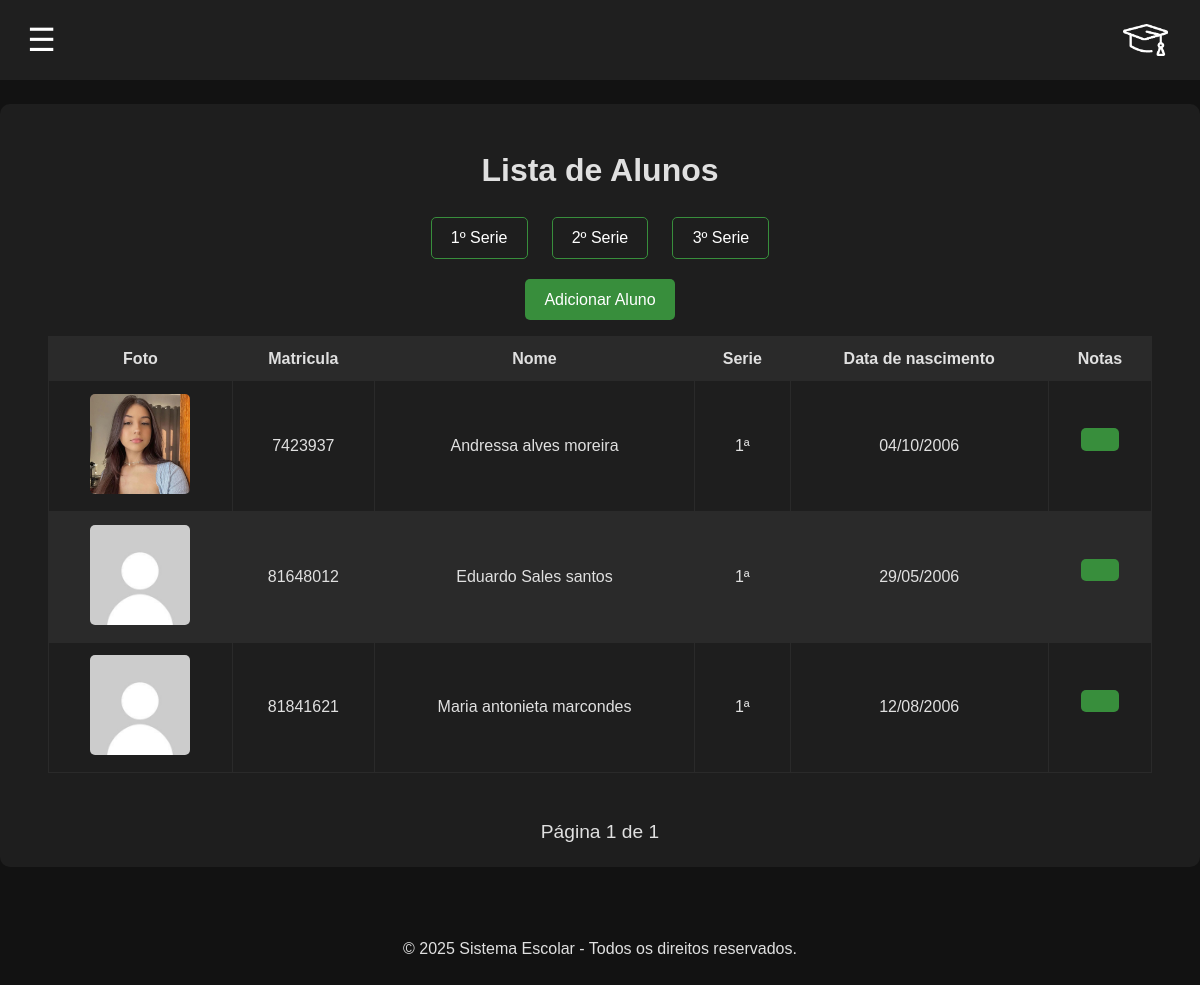
The page /portalProfessor/alunos/1 (signed in) on the database its author committed.
### portalProfessor/models.py (models this page shows, shortened)
class Alunos(models.Model):
    class SerieChoices(models.TextChoices):
        PRIMEIRA_SERIE = '1', '1º Ano'
        SEGUNDA_SERIE = '2', '2º Ano'
        TERCEIRA_SERIE = '3', '3º Ano'
    id = models.AutoField(primary_key=True)
    foto_perfil = models.ImageField(upload_to='fotos_perfil_aluno', null=False, blank=True, default='fotos_perfil_aluno/semFoto.jpg')
    nome = models.CharField(max_length=200, null=False)
    data_nascimento = models.DateField(null=False)
    matricula = models.CharField(max_length=200, null=False, unique=True)
    serie = models.CharField(max_length=200, null=False, choices=SerieChoices.choices)

### portalProfessor/views.py (the view)
# urls.py: path('alunos/<int:serie>', list_alunos, name='alunos'),
def list_alunos(request,serie):
    if request.user.is_authenticated:
        user = request.user
        try:
            disciplina = Disciplinas.objects.get(professor=user.id)
        except Disciplinas.DoesNotExist:
            disciplina = None
        if disciplina is not None:
            serie = str(serie)
            alunos_por_serie = Alunos.objects.filter(serie=serie).order_by('nome')
            paginator = Paginator(alunos_por_serie, 6)
            page_number = request.GET.get('page')
            paginator_obj = paginator.get_page(page_number)
            return render(request, 'portalProfessor/alunos.html', {
                'page' : paginator_obj, 'serie' : int(serie)
            })
        return HttpResponse("Você não possui disciplinas cadastradas.")
    return redirect('professor_login')

### templates/portalProfessor/alunos.html (shortened to what this page needs)
{% load static %}
<!DOCTYPE html>
<html lang="pt-br">
<head>
    <link rel="stylesheet" href="{% static 'css/styleAlunos.css' %}">
</head>
<body>
    <header style="height: 5rem;">
        <button style="font-size: 2rem; position: relative; margin-bottom: 0rem; left: -1.5rem;" id="menu-toggle" class="hamburguer">&#9776;</button>
        <img style="width: 4%;" src="{% static 'img/Logo1.png' %}" alt="">
    </header>
    <div class="table">
        <h1>Lista de Alunos</h1>
        <div class="container-series">
            <a href="{% url 'alunos' 1%}"><button>1º Serie</button></a>
            <a href="{% url 'alunos' 2%}"><button>2º Serie</button>
            <a href="{% url 'alunos' 3%}"><button>3º Serie</button>
        </div>
        <a href="{% url 'novo_aluno' %}"><button class="btn"> Adicionar Aluno</button></a>
        {% if page %}
            <table>
                <thead>
                    <tr>
                        <th>Foto</th>
                        <th>Matricula</th>
                        <th>Nome</th>
                        <th>Serie</th>
                        <th>Data de nascimento</th>
                        <th>Notas</th>
                    </tr>
                </thead>
                <tbody>
                    {% for aluno in page.object_list %}
                        <tr>
                            <td> <img src="{{ aluno.foto_perfil.url }}" alt=""> </td>
                            <td>{{ aluno.matricula }}</td>
                            <td>{{ aluno.nome }}</td>
                            <td>{{ aluno.serie }}ª</td>
                            <td>{{ aluno.data_nascimento | date:"d/m/Y" }}</td>
                            <td><a href="{% url 'visualizar_notas' aluno.id serie%}"><button></button></a></td>
                        </tr>
                    {% endfor %}
                </tbody>
            </table>
            <div class="pagination">
                <span style="position: relative; font-size: 1.2rem; top: 1.5rem; display: flex; justify-content: center;">Página {{ page.number }} de {{ page.paginator.num_pages }}</span>
            </div>
        {% else %}
            <p style="color: yellow; font-size: 1.3rem;">Nenhum aluno encontrado.</p>
        {% endif %}
    </div>
    <footer>
        <p>&copy; 2025 Sistema Escolar - Todos os direitos reservados.</p>
    </footer>
</body>
</html>

### static/css/styleAlunos.css (style rules this page uses)
* { margin: 0; padding: 0; box-sizing: border-box; font-family: Arial, sans-serif; }
body { background-color: #121212; color: #e0e0e0; display: flex; flex-direction: column; align-items: center; }
header { width: 100%; background: #1f1f1f; color: white; display: flex; justify-content: space-between; align-items: center; padding: 1rem 2rem; }
footer { width: 100%; height: 100px; background-color: transparent; display: flex; justify-content: center; align-items: center; margin-top: 20px; }
.hamburguer { font-size: 1.5rem; background: none; border: none; color: white; cursor: pointer; }
.table { position: relative; margin-top: 2%; background: #1e1e1e; padding: 3rem; border-radius: 10px; width: 100%; max-width: 1400px; text-align: center; }
.container-series { display: flex; justify-content: center; gap: 1.5rem; margin-top: 1.5rem; padding: 4px; }
.container-series button { background-color: transparent; border: 1px solid #388e3c;; }
button { background: #388e3c; color: white; padding: 0.7rem 1.2rem; border: none; border-radius: 5px; cursor: pointer; font-size: 1rem; transition: background 0.3s; margin-bottom: 1rem; }
h1 { margin-bottom: 1.5rem; }
table { width: 100%; border-collapse: collapse; margin-bottom: 1.5rem; border-radius: 5px; box-shadow: #121212 2px; }
th, td { padding: 0.8rem; border: 1px solid #2a2a2a; }
th { background: #2a2a2a; }
td { background: #1e1e1e; }
tr:nth-child(even) td { background: #2a2a2a; }
td img { width: 100px; height: 100px; border-radius: 5px; }
p { margin-top: 1.5rem; }

### rows shown on the page
Alunos: foto_perfil (picture), matricula "7423937", nome "Andressa alves moreira", serie "1", data_nascimento "04/10/2006"
Alunos: foto_perfil (picture), matricula "81648012", nome "Eduardo Sales santos", serie "1", data_nascimento "29/05/2006"
Alunos: foto_perfil (picture), matricula "81841621", nome "Maria antonieta marcondes", serie "1", data_nascimento "12/08/2006"

### other values the page prints
{{ page.number }} "1"
{{ page.paginator.num_pages }} "1"
